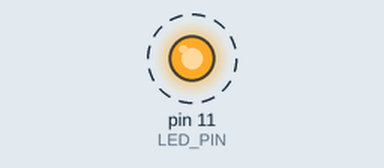
Recording of a sketch running on a simulated Arduino Uno, built with avr-gcc and run on an emulated ATmega328P. Shown: output pins drawn as LEDs (lit = HIGH). Dashed ring = blinking.

Above: at 0.15 s.
Timing chart, 0 to 3.0 s (numbered marks = the images above):
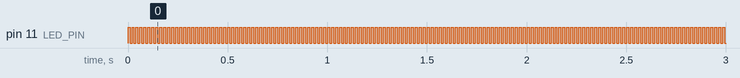

The sketch:

pwm_flicker.ino
```cpp
int LED_PIN = 11;

void setup() {
  pinMode(LED_PIN, OUTPUT);
}

// ~50 Hz: at the edge of visible flicker for most people.
// Slow-mo demo: try delay(16) first so the phone catches clear flicker, then halve down to delay(2).
// The LED is pulsing the whole time; it just looks steady when the pulses are too fast to see.
void loop() {
  digitalWrite(LED_PIN, HIGH);
  delay(10);  // 10 ms on  } 50 Hz total
  digitalWrite(LED_PIN, LOW);
  delay(10);  // 10 ms off }
}
```

Measured:
- by itself, pin 11 (LED_PIN): alternates HIGH for 0.01 s and LOW for 0.01 s
